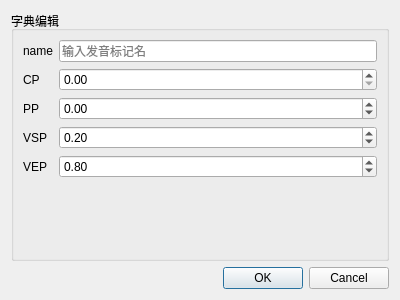
<?xml version="1.0" encoding="UTF-8"?>
<ui version="4.0">
 <class>CharEditDialog</class>
 <widget class="QDialog" name="CharEditDialog">
  <property name="geometry">
   <rect>
    <x>0</x>
    <y>0</y>
    <width>400</width>
    <height>300</height>
   </rect>
  </property>
  <property name="windowTitle">
   <string>编辑字典</string>
  </property>
  <property name="windowIcon">
   <iconset resource="src.qrc">
    <normaloff>:/pic/icon/LOGO.png</normaloff>:/pic/icon/LOGO.png</iconset>
  </property>
  <property name="sizeGripEnabled">
   <bool>false</bool>
  </property>
  <layout class="QGridLayout" name="gridLayout">
   <item row="0" column="0">
    <widget class="QGroupBox" name="groupBox">
     <property name="title">
      <string>字典编辑</string>
     </property>
     <layout class="QFormLayout" name="formLayout">
      <item row="0" column="0">
       <widget class="QLabel" name="label">
        <property name="text">
         <string>name</string>
        </property>
        <property name="buddy">
         <cstring>name</cstring>
        </property>
       </widget>
      </item>
      <item row="0" column="1">
       <widget class="QLineEdit" name="name">
        <property name="placeholderText">
         <string>输入发音标记名</string>
        </property>
        <property name="clearButtonEnabled">
         <bool>true</bool>
        </property>
       </widget>
      </item>
      <item row="1" column="0">
       <widget class="QLabel" name="label_2">
        <property name="text">
         <string>CP</string>
        </property>
        <property name="buddy">
         <cstring>CP</cstring>
        </property>
       </widget>
      </item>
      <item row="1" column="1">
       <widget class="QDoubleSpinBox" name="CP">
        <property name="maximum">
         <double>2.000000000000000</double>
        </property>
        <property name="singleStep">
         <double>0.010000000000000</double>
        </property>
       </widget>
      </item>
      <item row="2" column="0">
       <widget class="QLabel" name="label_3">
        <property name="text">
         <string>PP</string>
        </property>
        <property name="buddy">
         <cstring>PP</cstring>
        </property>
       </widget>
      </item>
      <item row="2" column="1">
       <widget class="QDoubleSpinBox" name="PP">
        <property name="minimum">
         <double>-1.000000000000000</double>
        </property>
        <property name="maximum">
         <double>1.000000000000000</double>
        </property>
        <property name="singleStep">
         <double>0.010000000000000</double>
        </property>
       </widget>
      </item>
      <item row="3" column="0">
       <widget class="QLabel" name="label_4">
        <property name="text">
         <string>VSP</string>
        </property>
        <property name="buddy">
         <cstring>VSP</cstring>
        </property>
       </widget>
      </item>
      <item row="3" column="1">
       <widget class="QDoubleSpinBox" name="VSP">
        <property name="maximum">
         <double>1.000000000000000</double>
        </property>
        <property name="singleStep">
         <double>0.010000000000000</double>
        </property>
        <property name="value">
         <double>0.200000000000000</double>
        </property>
       </widget>
      </item>
      <item row="4" column="0">
       <widget class="QLabel" name="label_5">
        <property name="text">
         <string>VEP</string>
        </property>
        <property name="buddy">
         <cstring>VEP</cstring>
        </property>
       </widget>
      </item>
      <item row="4" column="1">
       <widget class="QDoubleSpinBox" name="VEP">
        <property name="maximum">
         <double>1.000000000000000</double>
        </property>
        <property name="singleStep">
         <double>0.010000000000000</double>
        </property>
        <property name="value">
         <double>0.800000000000000</double>
        </property>
       </widget>
      </item>
     </layout>
    </widget>
   </item>
   <item row="1" column="0">
    <widget class="QDialogButtonBox" name="buttonBox">
     <property name="orientation">
      <enum>Qt::Horizontal</enum>
     </property>
     <property name="standardButtons">
      <set>QDialogButtonBox::Cancel|QDialogButtonBox::Ok</set>
     </property>
    </widget>
   </item>
  </layout>
 </widget>
 <resources>
  <include location="src.qrc"/>
 </resources>
 <connections>
  <connection>
   <sender>buttonBox</sender>
   <signal>accepted()</signal>
   <receiver>CharEditDialog</receiver>
   <slot>accept()</slot>
   <hints>
    <hint type="sourcelabel">
     <x>227</x>
     <y>277</y>
    </hint>
    <hint type="destinationlabel">
     <x>157</x>
     <y>274</y>
    </hint>
   </hints>
  </connection>
  <connection>
   <sender>buttonBox</sender>
   <signal>rejected()</signal>
   <receiver>CharEditDialog</receiver>
   <slot>reject()</slot>
   <hints>
    <hint type="sourcelabel">
     <x>295</x>
     <y>283</y>
    </hint>
    <hint type="destinationlabel">
     <x>286</x>
     <y>274</y>
    </hint>
   </hints>
  </connection>
 </connections>
</ui>
